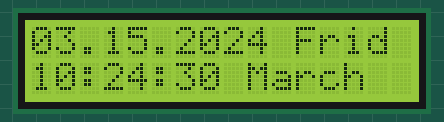
Bench run of a sketch on a simulated Arduino Uno, built with avr-gcc and run on an emulated ATmega328P. On the bench: 16×2 character LCD. The local clock reads 2024-03-15 10:24:30 at power-on unless the sketch sets it.

Above: at 0.1 s.
At 4.3 s:
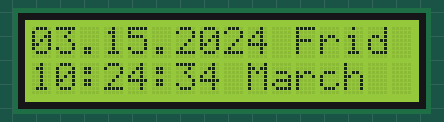
At 9.4 s:
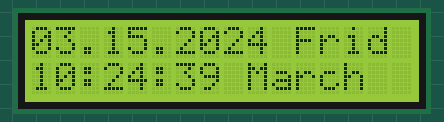
At 18.7 s:
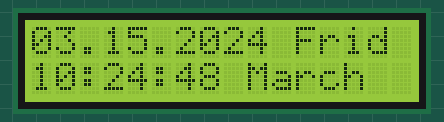
At 28.0 s:
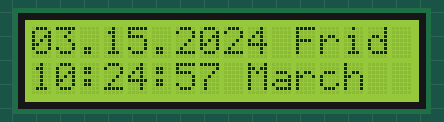
At 38.3 s:
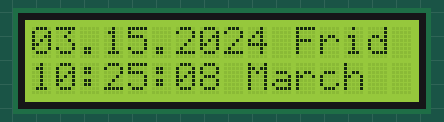

Measured:
- what the display in image 1 shows lasts 1.0 s, from 4.2 s to 5.2 s

The sketch:

sketch_feb26a.ino
```cpp
#include <ThreeWire.h>
#include <RtcDS1302.h>
#include <Wire.h>
#include <LiquidCrystal_I2C.h>

// Настройка пинов для DS1302
ThreeWire myWire(7, 6, 8);
RtcDS1302<ThreeWire> Rtc(myWire);

// Настройка дисплея
LiquidCrystal_I2C lcd(0x27, 16, 2);

void printDayOfWeek(int day, int month, int year) {
    if (month < 3) {
        month += 12;
        year -= 1;
    }
    int K = year % 100;
    int J = year / 100;
    int h = (day + (13 * (month + 1)) / 5 + K + (K / 4) + (J / 4) + (5 * J)) % 7;
    int dow = ((h + 5) % 7) + 1; // Приводим к формату: 1 - Monday, ..., 7 - Sunday

    char* days[] = {"Mond", "Tuesd", "Wens", "Thusd", "Frid", "Satu", "Sund"};
    lcd.print(days[dow-1]);
}

void printMonth(int month) {
    char* months[] = {"January", "February", "March", "April", "May", "June", "July", "August", "September", "October", "November", "December"};
    lcd.print(months[month-1]);
}


void setup() {
    Serial.begin(9600);
    lcd.init();            // Инициализация LCD
    lcd.backlight();       // Включение подсветки
    Rtc.Begin();           // Инициализация RTC

    // Проверка работы RTC
    if (!Rtc.GetIsRunning()) {
        Serial.println("RTC не работает, устанавливаю время!");
        Rtc.SetDateTime(RtcDateTime(__DATE__, __TIME__));
    }
}

void loop() {
    RtcDateTime now = Rtc.GetDateTime();

    int month = now.Month(), day = now.Day(), year = now.Year();
    lcd.setCursor(0, 0);
    if (month < 10) lcd.print("0");
    lcd.print(month);
    lcd.print(".");
    if (day < 10) lcd.print("0");
    lcd.print(day);
    lcd.print(".");
    lcd.print(year);
    lcd.setCursor(11, 0);
    printDayOfWeek(day, month, year);
    lcd.setCursor(0, 1);
    if (now.Hour() < 10) lcd.print("0");
    lcd.print(now.Hour());
    lcd.print(":");
    if (now.Minute() < 10) lcd.print("0");
    lcd.print(now.Minute());
    lcd.print(":");
    if (now.Second() < 10) lcd.print("0");
    lcd.print(now.Second());
    lcd.setCursor(9, 1);
    printMonth(month);

    delay(1000);
}
```
